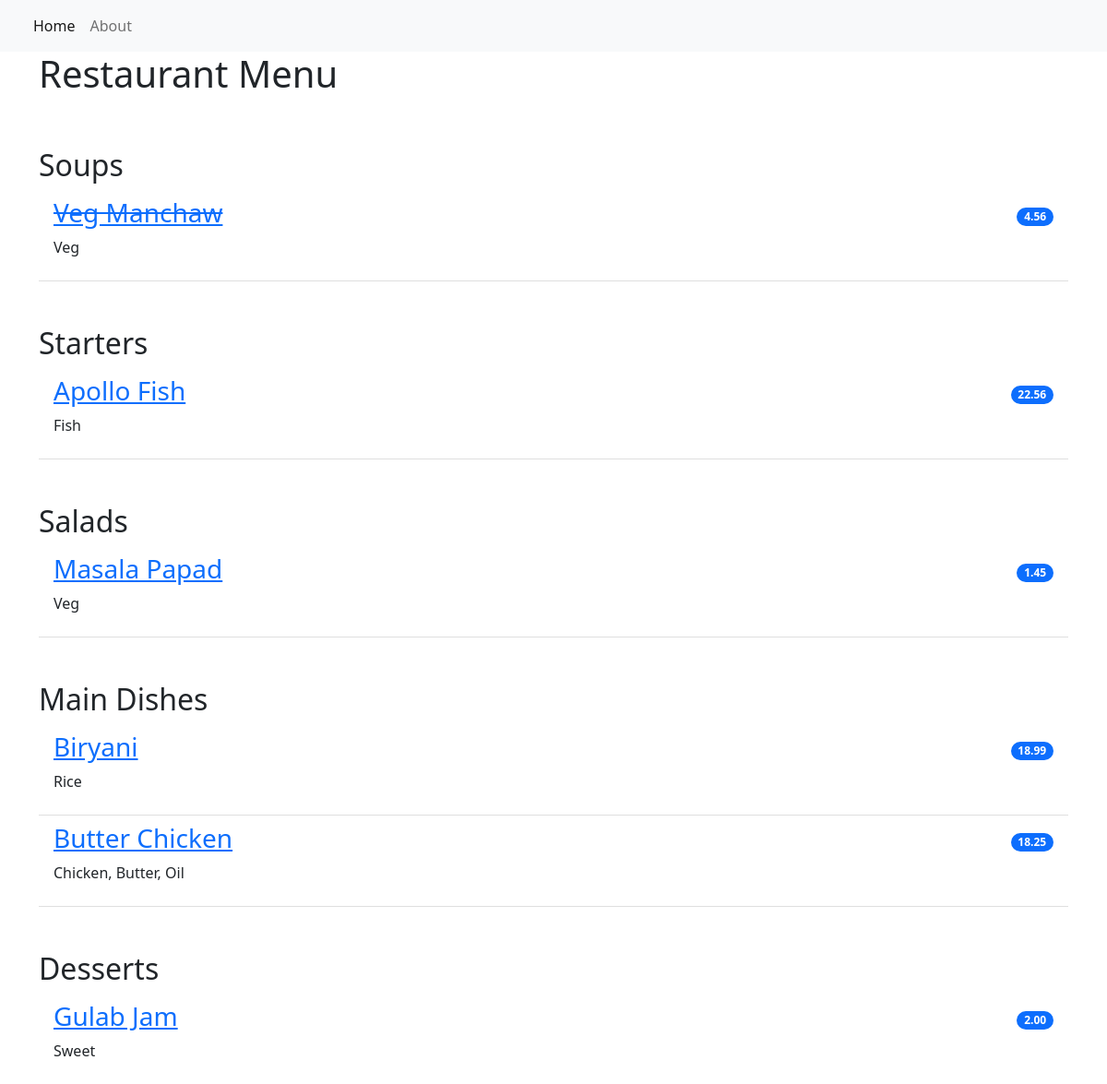
The page / on the database its author committed.
### restaurant_app/models.py (models this page shows, shortened)
class Item(models.Model):
    meal = models.CharField(max_length=1000, unique=True)
    description = models.CharField(max_length=2000)
    price = models.DecimalField(max_digits=10, decimal_places=2)
    meal_type = models.CharField(max_length=200, choices=MEAL_TYPE)
    author = models.ForeignKey(User, on_delete=models.PROTECT)
    status = models.IntegerField(choices=STATUS, default=0)
    date_created = models.DateTimeField(auto_now_add=True)
    date_update = models.DateTimeField(auto_now=True)

### restaurant_app/views.py (the view)
# urls.py: path('', views.MenuList.as_view(), name='home'),
class MenuList(generic.ListView):
    queryset = Item.objects.order_by("-date_created")
    template_name = "index.html"
    def get_context_data(self, **kwargs):
        context = super().get_context_data(**kwargs)
        context["meals"] = MEAL_TYPE
        return context

### restaurant_app/templates/index.html
{% extends 'base.html' %}
{% block content %}
<div class="container">
  <h1>Restaurant Menu</h1>
    <ul class="list-group list-group-flush">
        {% for meal in meals %}
            <h2 class="pt-5">{{ meal.1 }}</h2>
                {% for row in item_list %}
                    {% if row.meal_type == meal.0 %}
                        {% if row.status == 0 %}
                        <li class="list-group-item d-flex justify-content-between align-items-center border-0 pb-0">
                            <a href="{% url 'menu_item' row.pk %}"><h3><del>{{ row.meal }}</del></h3></a>
                            <span class="badge bg-primary rounded-pill">{{ row.price }}</span>
                        </li>
                        <li class="list-group-item pt-0">
                            <p>{{ row.description }}</p>
                        </li>
                        {% else %}
                        <li class="list-group-item d-flex justify-content-between align-items-center border-0 pb-0">
                            <a href="{% url 'menu_item' row.pk %}"><h3>{{ row.meal }}</h3></a>
                            <span class="badge bg-primary rounded-pill">{{ row.price }}</span>
                        </li>
                        <li class="list-group-item pt-0">
                            <p>{{ row.description }}</p>
                        </li>
                        {% endif %}
                    {% endif %}
                {% endfor %}
        {% endfor %}
    </ul>
</div>
{% endblock content %}

### restaurant_app/templates/base.html (shortened to what this page needs)
<!DOCTYPE html>
<html lang="en">
    <head>
        <link href="https://cdn.jsdelivr.net/npm/bootstrap@5.2.0-beta1/dist/css/bootstrap.min.css" rel="stylesheet">
    </head>
    <body>
        <nav class="navbar navbar-expand-lg bg-light">
            <div class="container-fluid">
                <div class="collapse navbar-collapse" id="navbarNav">
                    <ul class="navbar-nav">
                         <li class="nav-item">
                            <a class="nav-link active" aria-current="page" href="{% url 'home' %}">Home</a>
                        </li>
                        <li class="nav-item">
                            <a class="nav-link" aria-current="page" href="{% url 'home' %}">About</a>
                        </li>
                    </ul>
                </div>
            </div>
        </nav>
        {% block content %}
        {% endblock content %}
    </body>
</html>

### rows shown on the page
Item: meal "Veg Manchaw", price "4.56", description "Veg"
Item: meal "Apollo Fish", price "22.56", description "Fish"
Item: meal "Masala Papad", price "1.45", description "Veg"
Item: meal "Biryani", price "18.99", description "Rice"
Item: meal "Butter Chicken", price "18.25", description "Chicken, Butter, Oil"
Item: meal "Gulab Jam", price "2.00", description "Sweet"

### other values the page prints
{{ meal.1 }} "Soups" "Starters" "Salads" "Main Dishes" "Desserts"
